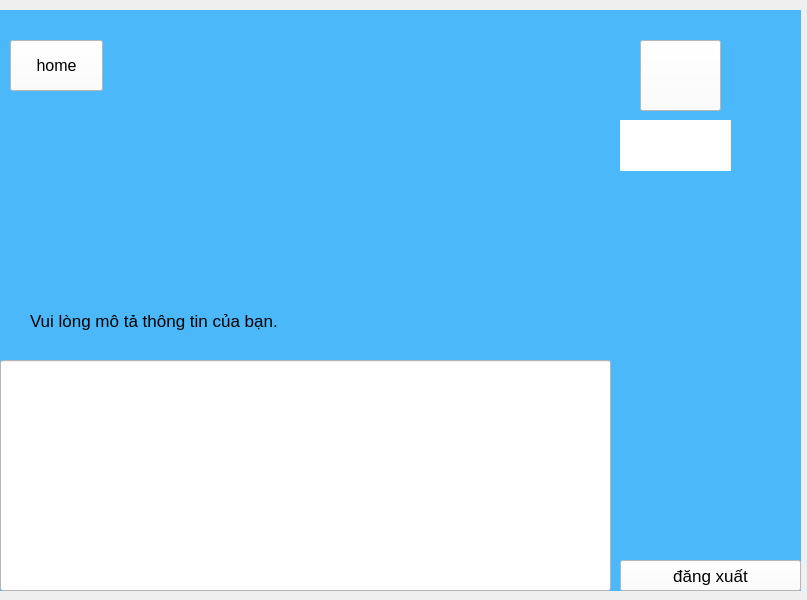
<?xml version="1.0" encoding="UTF-8"?>
<ui version="4.0">
 <class>MainWindow</class>
 <widget class="QMainWindow" name="MainWindow">
  <property name="geometry">
   <rect>
    <x>0</x>
    <y>0</y>
    <width>807</width>
    <height>600</height>
   </rect>
  </property>
  <property name="font">
   <font>
    <pointsize>13</pointsize>
   </font>
  </property>
  <property name="windowTitle">
   <string>MainWindow</string>
  </property>
  <widget class="QWidget" name="centralwidget">
   <widget class="QWidget" name="widget" native="true">
    <property name="geometry">
     <rect>
      <x>0</x>
      <y>10</y>
      <width>801</width>
      <height>581</height>
     </rect>
    </property>
    <property name="styleSheet">
     <string notr="true">background : #4BB8FA</string>
    </property>
    <widget class="QPushButton" name="pushButton">
     <property name="geometry">
      <rect>
       <x>10</x>
       <y>30</y>
       <width>93</width>
       <height>51</height>
      </rect>
     </property>
     <property name="font">
      <font>
       <pointsize>12</pointsize>
      </font>
     </property>
     <property name="styleSheet">
      <string notr="true">background:white</string>
     </property>
     <property name="text">
      <string>home</string>
     </property>
     <property name="icon">
      <iconset>
       <normaloff>../home.png</normaloff>../home.png</iconset>
     </property>
    </widget>
    <widget class="QPushButton" name="pushButton_5">
     <property name="geometry">
      <rect>
       <x>620</x>
       <y>550</y>
       <width>181</width>
       <height>31</height>
      </rect>
     </property>
     <property name="font">
      <font>
       <pointsize>13</pointsize>
      </font>
     </property>
     <property name="styleSheet">
      <string notr="true">background: white</string>
     </property>
     <property name="text">
      <string>đăng xuất</string>
     </property>
     <property name="icon">
      <iconset>
       <normaloff>../dangxat.png</normaloff>../dangxat.png</iconset>
     </property>
    </widget>
    <widget class="QLineEdit" name="lineEdit">
     <property name="geometry">
      <rect>
       <x>0</x>
       <y>350</y>
       <width>611</width>
       <height>231</height>
      </rect>
     </property>
     <property name="styleSheet">
      <string notr="true">background: white</string>
     </property>
     <property name="text">
      <string/>
     </property>
    </widget>
    <widget class="QLabel" name="label">
     <property name="geometry">
      <rect>
       <x>30</x>
       <y>280</y>
       <width>441</width>
       <height>61</height>
      </rect>
     </property>
     <property name="text">
      <string>Vui lòng mô tả thông tin của bạn.</string>
     </property>
    </widget>
    <widget class="QLabel" name="email">
     <property name="geometry">
      <rect>
       <x>620</x>
       <y>110</y>
       <width>111</width>
       <height>51</height>
      </rect>
     </property>
     <property name="styleSheet">
      <string notr="true">background: white</string>
     </property>
     <property name="text">
      <string/>
     </property>
    </widget>
    <widget class="QPushButton" name="pushButton_2">
     <property name="geometry">
      <rect>
       <x>640</x>
       <y>30</y>
       <width>81</width>
       <height>71</height>
      </rect>
     </property>
     <property name="styleSheet">
      <string notr="true">background: white</string>
     </property>
     <property name="text">
      <string/>
     </property>
     <property name="icon">
      <iconset>
       <normaloff>../hinhhavata.png</normaloff>../hinhhavata.png</iconset>
     </property>
     <property name="iconSize">
      <size>
       <width>90</width>
       <height>90</height>
      </size>
     </property>
    </widget>
   </widget>
  </widget>
 </widget>
 <resources/>
 <connections/>
</ui>
